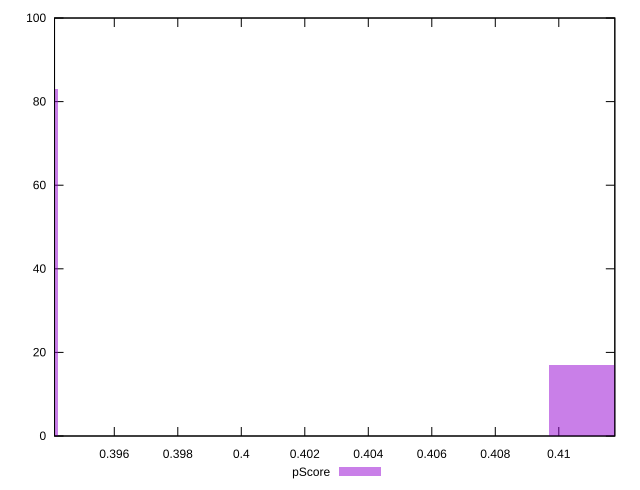

Reproduce this figure in gnuplot.
reset

$pScore <<EOF
0.41741073734795275 17
0.3864914234703266 83
EOF

set key outside below
set boxwidth 0.015459656938813064
set xrange [0.3941176470588235:0.4117647058823529]
set yrange [0:100]
set trange [0:100]
set style fill transparent solid 0.5 noborder
set terminal svg size 640, 490 enhanced background rgb 'white'
set output "report_00020_2021-02-19T21:17:38.612Z2/uses-webp-images/samples/pages+cached/pScore/histogram.svg"

plot $pScore title "pScore" with boxes

reset
